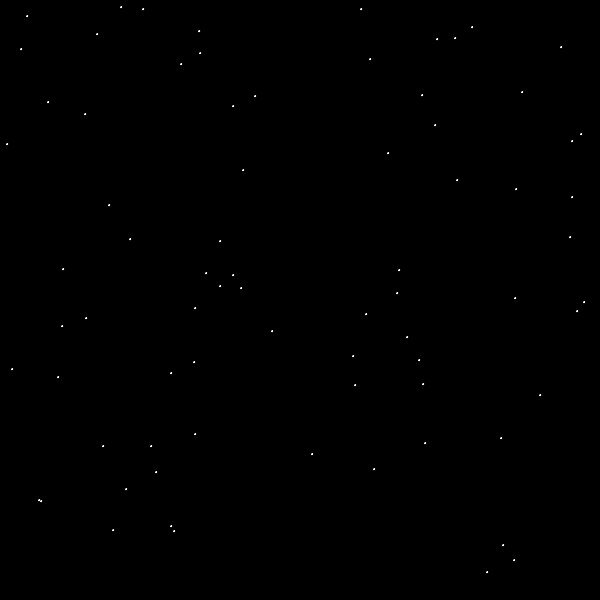
Frame 1 (no input)
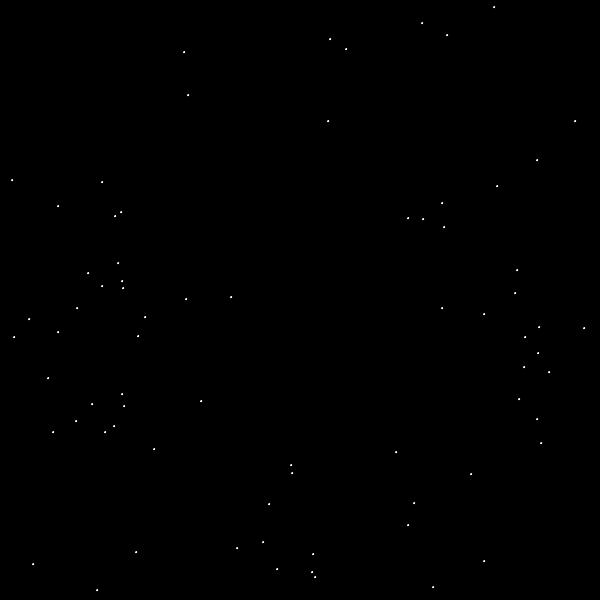
Frame 60 (the mouse pressed at the canvas centre just before this capture)
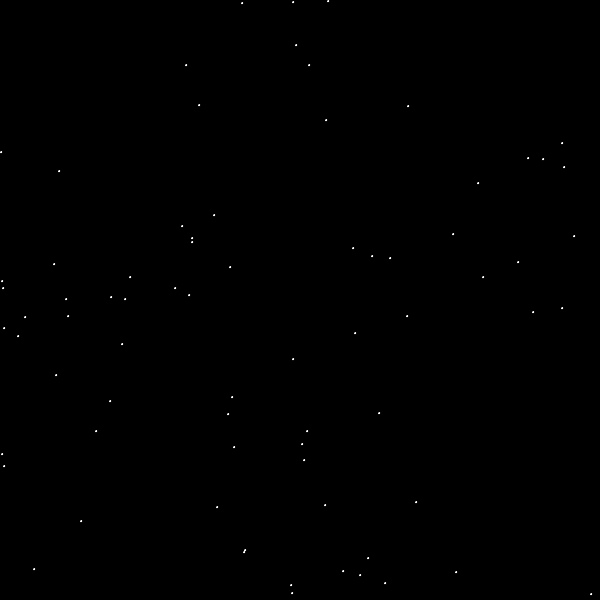
Frame 120 (the mouse held since frame 60 and released just before this capture)

The Processing sketch that drew these frames (run headless with seeded random() and noise(); from frame 60 on, the mouse is pressed at the canvas centre):

// Processing sketch: C01_Starfield_2
// ── C01_Starfield_2.pde

int size = 600;

int speed = 3;

int pointSize = 75;
Point[] points = new Point[pointSize];



void setup() {
  size(600, 600);
  background(0);
  stroke(255);
  
  for (int i = 0; i < pointSize; i++) {
    points[i] = randomPoint();
  }
  
  drawPoints();
}

void draw() {
  translate(width/2, height/2);
  update();
  background(0);
  drawPoints();
  cleanUp();
}

void drawPoints() {
  for (int i = 0; i < pointSize; i++) {
    ellipse(points[i].x,points[i].y,1,1);
  }
}

void update() {
  for (int i = 0; i < pointSize; i++) {

    float a = atan2(points[i].y, points[i].x);
    points[i].y += (speed * sin(a));
    points[i].x += (speed * cos(a));
  }
  
}

void cleanUp() {
  for (int i = 0; i < pointSize; i++) {
    
    if ((points[i].x < -(size / 2)) || 
    (points[i].y < -(size / 2)) || 
    (points[i].x > size / 2) || 
    (points[i].y > size / 2)) {
      if (random(2) > 1) {
      points[i] = randomPoint(-300, 300, -100, 100);
    } else {
      points[i] = randomPoint(-100, 100, -300, 300);
    }
    }
    
  }
  
}

public  Point randomPoint() {
    return new Point(int(random(size)) - (size / 2), 
      int(random(size)) - (size / 2));
  }
  
  public Point randomPoint(int xLow, int xHigh, int yLow, int yHigh) {
    return new Point(xLow + int(random(xHigh - xLow)), 
      yLow + int(random(yHigh - yLow)));
  }


class Point {
  int x;
  int y;
  
  public Point(int x, int y) {
    this.x = x;
    this.y = y;
  }
  
  public void updateX(int d) {
    x += d;
  }
  
  public void updateY(int d) {
    y += d;
  }
  
  public int getX() {
    return x;
  }
  
  public int getY() {
    return y;
  }
  
  
}
